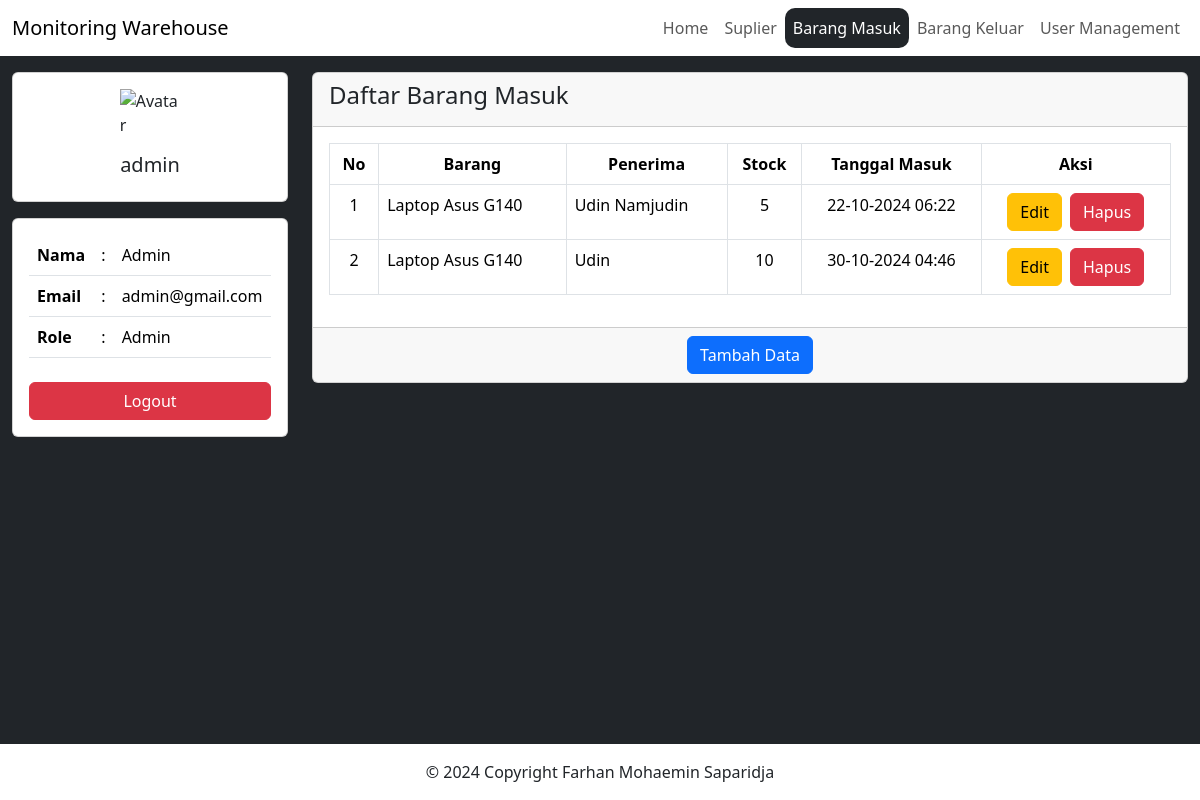
Screenshot of /barang_masuk.php (signed in) with the database file from the repository.
### tables this page shows
CREATE TABLE IF NOT EXISTS `user` (
  `id` int(11) NOT NULL AUTO_INCREMENT,
  `name` varchar(255) NOT NULL,
  `username` varchar(255) NOT NULL,
  `email` varchar(255) NOT NULL,
  `password` varchar(255) NOT NULL,
  `role` enum('Admin','User') NOT NULL,
  `banned` tinyint(4) NOT NULL DEFAULT 0,
  `created_at` timestamp NOT NULL DEFAULT current_timestamp(),
  `updated_at` timestamp NOT NULL DEFAULT current_timestamp() ON UPDATE current_timestamp(),
  PRIMARY KEY (`id`),
  UNIQUE KEY `username` (`username`),
  UNIQUE KEY `email` (`email`)
);

CREATE TABLE IF NOT EXISTS `barang_masuk` (
  `id` int(11) NOT NULL AUTO_INCREMENT,
  `barang_id` int(11) DEFAULT NULL,
  `penerima` varchar(255) NOT NULL,
  `stock` int(11) NOT NULL,
  `deleted_at` timestamp NULL DEFAULT NULL,
  `created_at` timestamp NOT NULL DEFAULT current_timestamp(),
  `updated_at` timestamp NOT NULL DEFAULT current_timestamp() ON UPDATE current_timestamp(),
  PRIMARY KEY (`id`),
  KEY `barang_id` (`barang_id`)
);

CREATE TABLE IF NOT EXISTS `barang` (
  `id` int(11) NOT NULL AUTO_INCREMENT,
  `suplier_id` int(11) DEFAULT NULL,
  `nama` varchar(255) NOT NULL,
  `deskripsi` text NOT NULL,
  `satuan` varchar(255) NOT NULL,
  `stock` int(11) NOT NULL,
  `deleted_at` timestamp NULL DEFAULT NULL,
  `created_at` timestamp NOT NULL DEFAULT current_timestamp(),
  `updated_at` timestamp NOT NULL DEFAULT current_timestamp() ON UPDATE current_timestamp(),
  PRIMARY KEY (`id`),
  KEY `suplier_id` (`suplier_id`)
);

### koneksi.php (called while the page is built, shortened)
<?php
$hostname = "localhost";
$username = "root";
$password = "";
$database = "db_gudang";
$koneksi = mysqli_connect($hostname,$username,$password,$database);
function showuser(){
    global $koneksi;
    $username = $_SESSION['username'];
    $res = mysqli_query($koneksi, "SELECT * FROM user WHERE username = '$username'");
    return mysqli_fetch_array($res);
}

### barang_masuk.php (the view, shortened to what this page needs)
<?php
    require "koneksi.php";
    include "shared/header.php";
    include "shared/side.php";
    $res = mysqli_query($koneksi, "SELECT bm.*, b.nama AS nama_barang FROM barang_masuk AS bm LEFT JOIN barang AS b ON bm.barang_id = b.id AND b.deleted_at IS NULL WHERE bm.deleted_at IS NULL");
?>
<div class="col-sm-12 col-md-9">
    <div class="card">
        <div class="card-header">
            <h4>Daftar Barang Masuk</h4>
        </div>
        <div class="card-body">
            <div class="table-responsive">
                <table class="table table-bordered table-datatables">
                    <thead>
                        <tr>
                            <th class="text-center">No</th>
                            <th class="text-center">Barang</th>
                            <th class="text-center">Penerima</th>
                            <th class="text-center">Stock</th>
                            <th class="text-center">Tanggal Masuk</th>
                            <?php if(isset($_SESSION['role']) && $_SESSION['role'] == 'Admin') {?>
                                <th class="text-center">Aksi</th>
                            <?php }?>
                        </tr>
                    </thead>
                    <tbody>
                        <?php
                        $no = 1;
                            while($d = mysqli_fetch_array($res)){
                        ?>
                            <tr>
                                <td class="text-center"><?= $no ?></td>
                                <td><?= $d['nama_barang'] ?></td>
                                <td><?= $d['penerima'] ?></td>
                                <td class="text-center"><?= $d['stock'] ?></td>
                                <td class="text-center"><?= date('d-m-Y H:i',strtotime($d['created_at'])) ?></td>
                                <?php if(isset($_SESSION['role']) && $_SESSION['role'] == 'Admin') {?>
                                    <td>
                                        <div class="d-flex gap-2 justify-content-center">
                                            <a href="./form_barang_masuk.php?id=<?=$d['id']?>" class="btn btn-warning">Edit</a>
                                            <a href="./aksi/hapus_barang_masuk.php?id=<?=$d['id']?>" class="btn btn-danger">Hapus</a>
                                        </div>
                                    </td>
                                <?php }?>
                            </tr>
                        <?php
                                $no++;
                            }
                        ?>
                    </tbody>
                </table>
            </div>
        </div>
        <?php if(isset($_SESSION['role']) && $_SESSION['role'] == 'Admin') {?>
            <div class="card-footer d-flex justify-content-center">
                <a href="./form_barang_masuk.php" class="btn btn-primary">Tambah Data</a>
            </div>
        <?php }?>
    </div>
</div>
<?php
    include "shared/footer.php"
?>

### shared/side.php
<?php
    require_once "koneksi.php";
?>
<div class="col-sm-12 col-md-3">
    <div class="card">
        <div class="card-body">
            <div class="d-flex flex-column align-items-center">
                <img src="https://static-00.iconduck.com/assets.00/user-icon-2048x2048-ihoxz4vq.png" class="mb-3 w-25" alt="Avatar" />
                <h5><?=showuser()['username']?></h5>
            </div>
        </div>
    </div>
    <div class="card mt-3">
        <div class="card-body">
            <div class="table-responsive">
                <table class="table">
                    <tr>
                        <th>Nama</th>
                        <td>:</td>
                        <td><?=showuser()['name']?></td>
                    </tr>
                    <tr>
                        <th>Email</th>
                        <td>:</td>
                        <td><?=showuser()['email']?></td>
                    </tr>
                    <tr>
                        <th>Role</th>
                        <td>:</td>
                        <td><?=showuser()['role']?></td>
                    </tr>
                </table>
            </div>
            <div class="d-flex justify-content-center">
                <a class="mt-2 btn btn-danger w-100" href="./aksi/auth/logout.php">Logout</a>
            </div>
        </div>
    </div>
</div>

### rows the page displays
user: username "admin", name "Admin", email "admin@gmail.com", role "Admin"
barang_masuk: barang.nama "Laptop Asus G140", penerima "Udin Namjudin", stock "5", created_at "22-10-2024 06:22"
barang_masuk: barang.nama "Laptop Asus G140", penerima "Udin", stock "10", created_at "30-10-2024 04:46"
